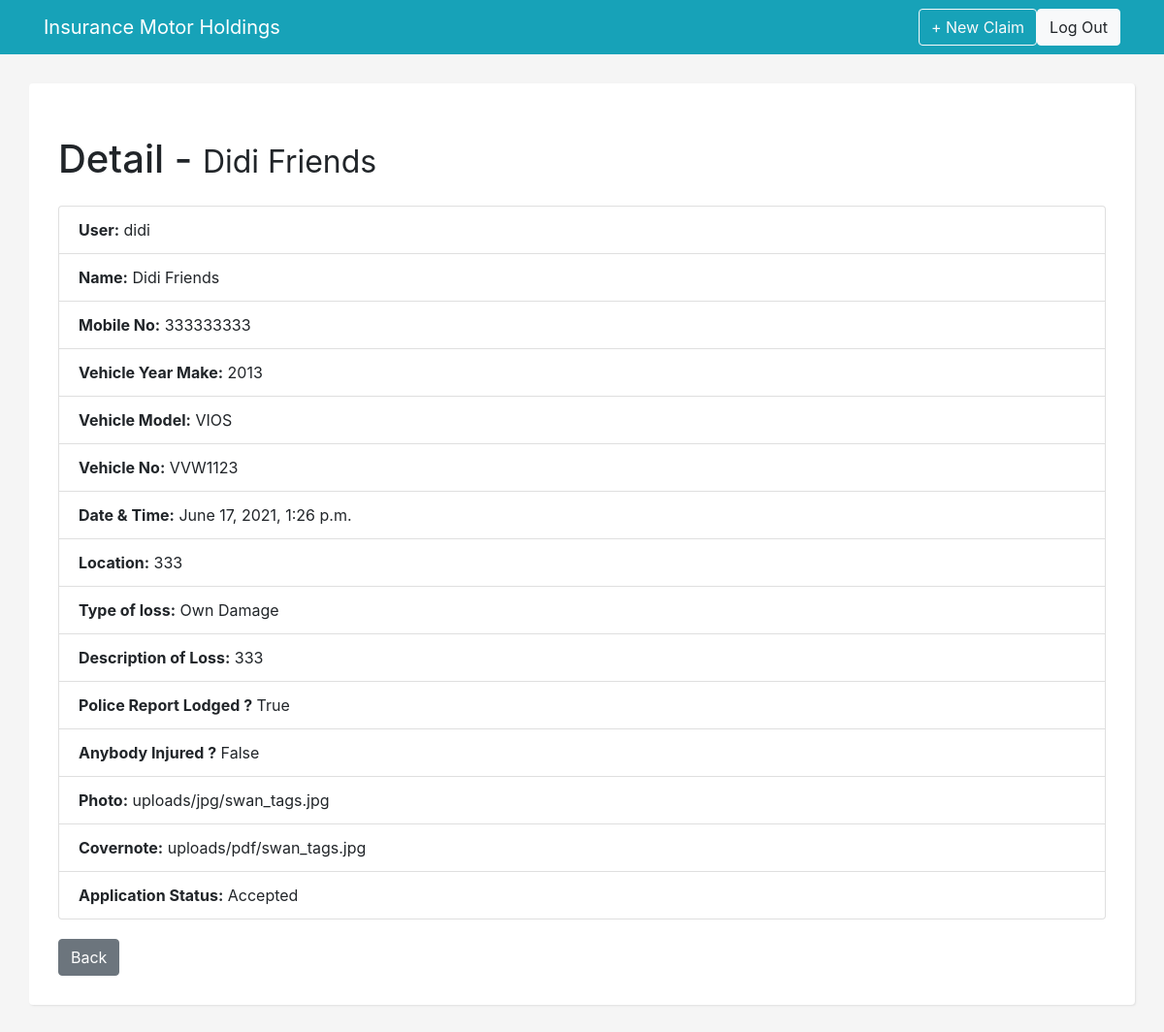
The page /view/46 (signed in) on the database its author committed.
### claims/models.py (models this page shows, shortened)
class Claim(models.Model):
    user = models.ForeignKey(User, on_delete=models.CASCADE, null=True,
                             blank=True)
    name = models.CharField('NAME', max_length=50)
    email = models.EmailField('EMAIL', max_length=50)
    mobile_no = models.CharField('PHONE NO.', max_length=20)
    vehicle_year_make = models.CharField('VEHICLE YEAR MAKE', max_length=4)
    vehicle_model = models.CharField('VEHICLE MODEL', max_length=50)
    vehicle_no = models.CharField('VEHICLE NO.', max_length=50)
    date_and_time = models.DateTimeField('DATE & TIME', default=datetime.now,
                                         null=True, blank=True)
    location = models.CharField('LOCATION', max_length=50)
    type_of_loss = MultiSelectField('TYPES OF LOSS', choices=LOSS_TYPES)
    description_loss = models.TextField('DESCRIPTION')
    police_report_lodged = models.BooleanField('POLICE REPORT LODGED ?',
                                               default=False)
    anybody_injured = models.BooleanField('ANYBODY INJURED ?', default=False)
    photo = models.ImageField('PHOTO', upload_to='uploads/jpg')
    cover_note = models.FileField('INSURANCE COVER NOTE', upload_to='uploads/pdf')
    status = models.CharField('STATUS', max_length=20, choices=STATUS_CHOICES,
                              default='In Progress')

### claims/views.py (the view)
# urls.py: path('view/<int:pk>', views.ClaimDetail.as_view(), name='claim_view'),
class ClaimDetail(LoginRequiredMixin, UserPassesTestMixin, DetailView):
    model = Claim
    def test_func(self):
        current_user = self.request.user
        claim_user = get_object_or_404(Claim, pk=self.kwargs['pk']).user
        return current_user == claim_user

### claims/templates/claims/claim_detail.html (shortened to what this page needs)
{% extends 'claims/base.html' %}
{% block content %}
{% if user == object.user %}
    <h1 class="my-4">Detail -
        <small>{{ object.name|title }}</small>
    </h1>
    <div class="row">
        <div class="col-12">
            <ul class="list-group">
              <li class="list-group-item"><strong>User:</strong> {{ user }}</li>
              <li class="list-group-item"><strong>Name:</strong> {{ object.name }}</li>
              <li class="list-group-item"><strong>Mobile No:</strong> {{ object.mobile_no }}</li>
              <li class="list-group-item"><strong>Vehicle Year Make:</strong> {{ object.vehicle_year_make }}</li>
              <li class="list-group-item"><strong>Vehicle Model:</strong> {{ object.vehicle_model }}</li>
              <li class="list-group-item"><strong>Vehicle No:</strong> {{ object.vehicle_no}}</li>
              <li class="list-group-item"><strong>Date & Time:</strong> {{ object.date_and_time }}</li>
              <li class="list-group-item"><strong>Location:</strong> {{ object.location }}</li>
              <li class="list-group-item"><strong>Type of loss:</strong> {{ object.type_of_loss }}</li>
              <li class="list-group-item"><strong>Description of Loss:</strong> {{ object.description_loss }}</li>
              <li class="list-group-item"><strong>Police Report Lodged ?</strong> {{ object.police_report_lodged }}</li>
              <li class="list-group-item"><strong>Anybody Injured ?</strong> {{ object.anybody_injured }}</li>
              <li class="list-group-item"><strong>Photo:</strong> {{ object.photo }}</li>
              <li class="list-group-item"><strong>Covernote:</strong> {{ object.cover_note }}</li>
              <li class="list-group-item"><strong>Application Status:</strong> {{ object.status }}</li>
            </ul>
        </div>
    </div>
    <div class="row top-buffer">
        <div class="col-12">
                <a href="{% url 'claim_list' %}"><button type="button" class="btn btn-secondary">Back</button></a>
        </div>
    </div>
{% endif %}
{% endblock %}

### claims/static/css/style.css (style rules this page uses)
body { background: whitesmoke }
.top-buffer { margin-top:20px; }

### rows shown on the page
Claim: name "Didi Friends", mobile_no "333333333", vehicle_year_make "2013", vehicle_model "VIOS", vehicle_no "VVW1123", date_and_time "June 17, 2021, 1:26 p.m.", location "333", type_of_loss "Own Damage", description_loss "333", police_report_lodged "True", anybody_injured "False", photo "uploads/jpg/swan_tags.jpg", cover_note "uploads/pdf/swan_tags.jpg", status "Accepted"

### other values the page prints
{{ user }} "didi"
